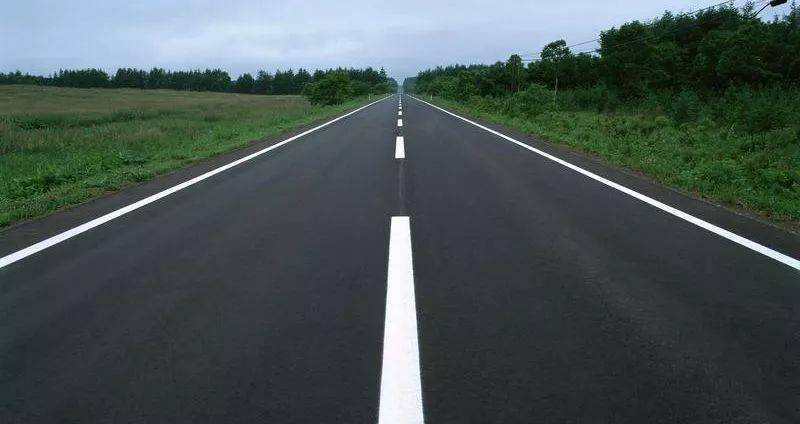
#> input picture test.jpg, 800 x 424 px
$ python test.py
#> lines starting #> are read from the running program, lines starting #| are printed output that depends on the picture; after the words box and inside, x2 and y2 are one past the last pixel; in counts of white or black regions, pixels touching at a corner belong together
#> further down, image_original is the input picture: shape (424, 800, 3); mean B, G, R 83.8, 84.7, 73.1
import cv2
import numpy as np

def color_road_area(image):
    # 將圖片轉換為 HSV 色彩空間以便更容易選取顏色範圍
    hsv_image = cv2.cvtColor(image, cv2.COLOR_BGR2HSV)
#> hsv_image: shape (424, 800, 3); mean H, S, V 91.4, 59.9, 90.8
    cv2.imshow('hsv_image', hsv_image)
    # 設定道路顏色範圍（根據圖片調整，這裡假設道路是深灰色）
    lower_gray = np.array([0, 0, 0])   # HSV中的深灰色範圍的低限
    upper_gray = np.array([180, 55, 220])  # HSV中的深灰色範圍的高限
    mask = cv2.inRange(hsv_image, lower_gray, upper_gray)
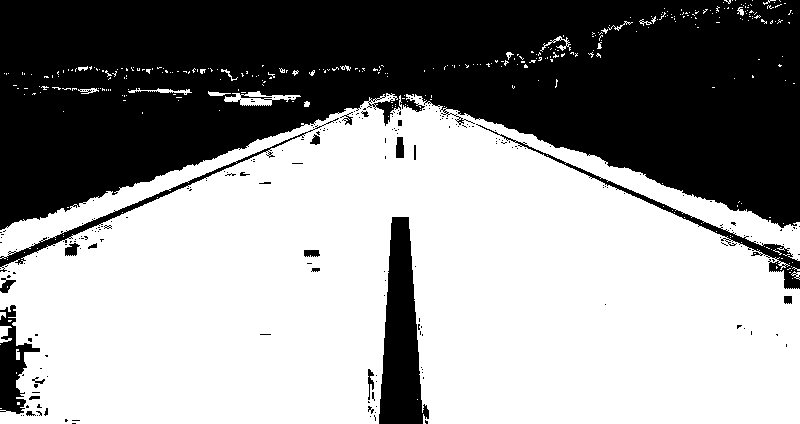
#> mask: shape (424, 800); 58.4% white; 230 black regions (206 under 20 px), largest, box (x1, y1, x2, y2) and area: (0, 0, 800, 230) 127255, (379, 217, 429, 424) 6377, (476, 124, 800, 289) 2124

    # 使用形態學閉操作來去除小雜訊並連接道路區域
    kernel = cv2.getStructuringElement(cv2.MORPH_RECT, (7, 7))
    road_mask = cv2.morphologyEx(mask, cv2.MORPH_CLOSE, kernel)
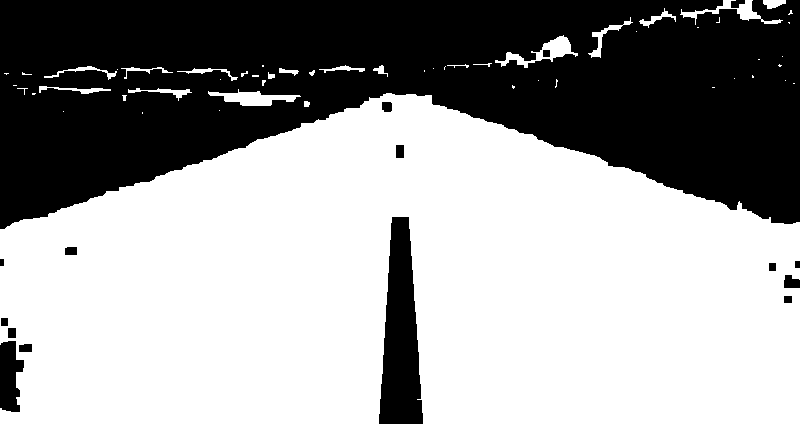
#> road_mask: shape (424, 800); 60.9% white; 16 black regions, largest, box (x1, y1, x2, y2) and area: (0, 0, 800, 229) 124024, (379, 217, 423, 424) 6307, (0, 341, 24, 412) 1261

    # 將選中的道路區域塗上顏色（例如藍色）
    result_image = image.copy()
    result_image[road_mask > 0] = [0, 180, 0]  # 使用藍色塗上道路區域
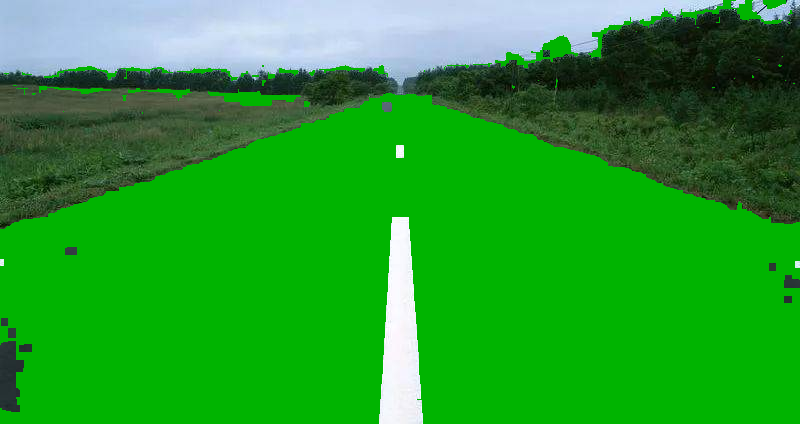
#> result_image: shape (424, 800, 3); mean B, G, R 43.4, 156.2, 38

    return result_image

# 讀取圖片
image_original = cv2.imread('test.jpg')

# 塗上道路區域
colored_image = color_road_area(image_original)

# 顯示結果
cv2.imshow('image_original', image_original)
cv2.imshow('Road Area Colored', colored_image)
cv2.waitKey(0)
cv2.destroyAllWindows()

# 如果需要保存結果
cv2.imwrite('test_road_colored.jpg', colored_image)
